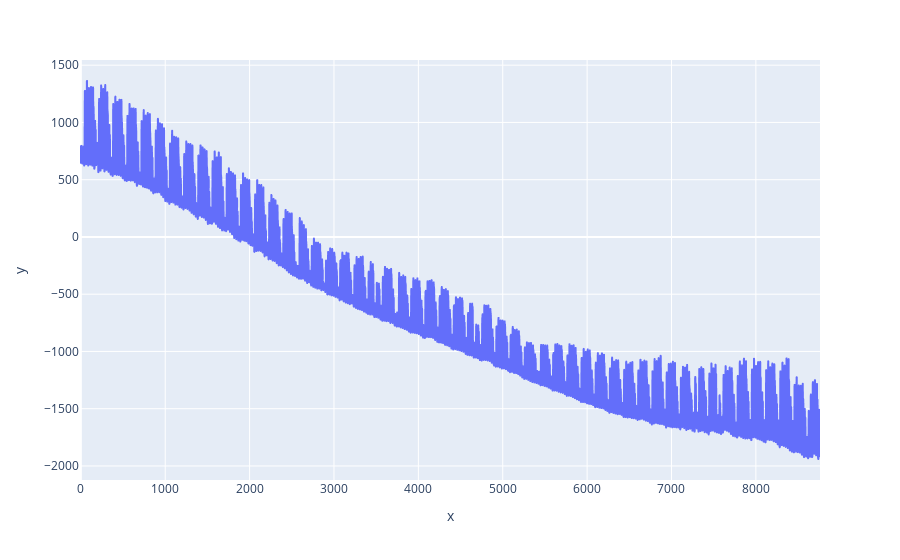

Notebook source saved alongside this figure:
### Markdown cell above
Affichage de f calculée sur un intervalle de la taille de C0

### Code cell
x=np.linspace(-10,8760,C0.shape[1])
fig=px.line(x=x,y=f(x,'PRO1-P1'))
fig.show()

### Figure 1 — Plotly figure (JSON) as saved in the notebook; plotly's stock layout.template omitted (floating-point values rounded to 4 significant figures; data arrays with more than 128 entries replaced by an {"elided": "..."} marker saying what was removed)
{"data": [{"hovertemplate": "x=%{x}<br>y=%{y}<extra></extra>", "legendgroup": "", "line": {"color": "#636efa", "dash": "solid"}, "marker": {"symbol": "circle"}, "mode": "lines", "name": "", "showlegend": false, "type": "scattergl", "x": {"elided": "8760 float values"}, "xaxis": "x", "y": {"elided": "8760 float values"}, "yaxis": "y"}], "layout": {"legend": {"tracegroupgap": 0}, "margin": {"t": 60}, "xaxis": {"anchor": "y", "domain": [0, 1], "title": {"text": "x"}}, "yaxis": {"anchor": "x", "domain": [0, 1], "title": {"text": "y"}}}}
